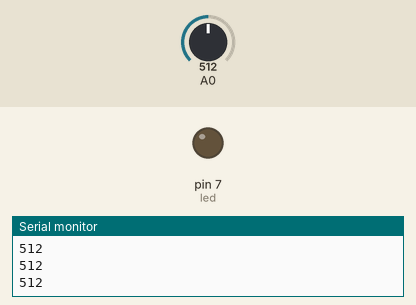
Simulated run of this sketch. Board: Arduino Uno, built with avr-gcc and run on an emulated ATmega328P. On the bench: output pins drawn as LEDs (lit = HIGH), the last lines printed to the serial monitor. Inputs (shaded band) come from the test bench; at power-on: A0 = 512.

Above: at 1.2 s.
1.3 s: A0 set to 217
2.8 s: A0 set to 184
At 3.8 s:
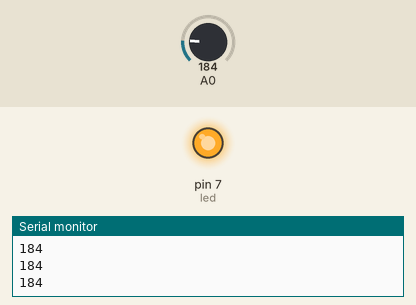
4.3 s: A0 set to 210
At 5.1 s:
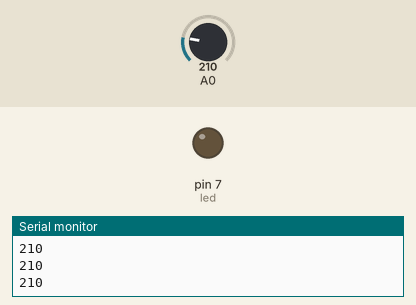
5.9 s: A0 set to 190
At 6.4 s:
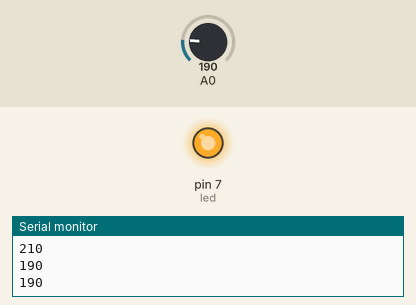
Timing chart, 0 to 8.5 s (numbered marks = the images above; inputs shaded):
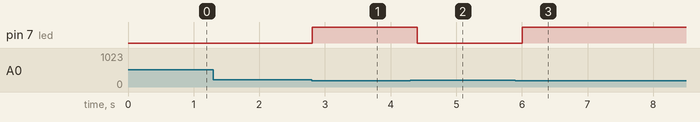

The sketch:

LDR_TEST.ino
```cpp
#define led 7
int sensorReading;

void setup() {
  // put your setup code here, to run once:

  Serial.begin(9600);
  pinMode(led, OUTPUT);

}

void loop() {
  // put your main code here, to run repeatedly:

  sensorReading = analogRead(0);
  if(sensorReading < 200){

    digitalWrite(led, HIGH);

  }else{
    digitalWrite(led, LOW);
  }

  Serial.println(sensorReading);
  delay(200);

}
```

Measured:
- the behaviour switches between 200 and 199 on A0 (found by bisection; images 0 and 1)
- after the input at 2.8 s, pin 7 (led): LOW → HIGH at once
- after the input at 4.3 s, pin 7 (led): HIGH → LOW after 0.11 s
- after the input at 5.9 s, pin 7 (led): LOW → HIGH after 0.11 s
